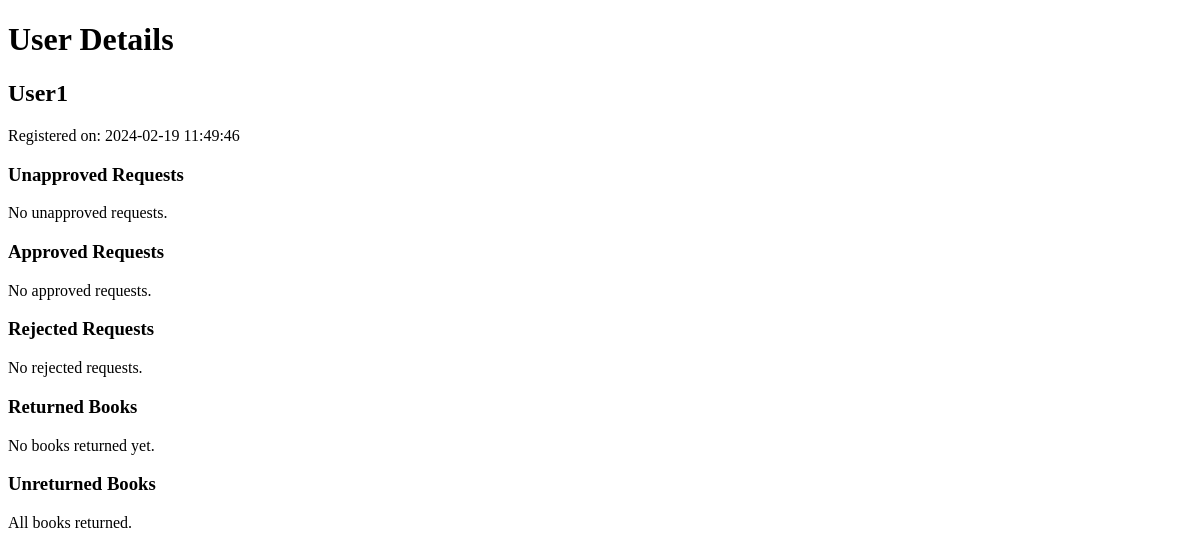
The page /users/details on the database as committed earlier.
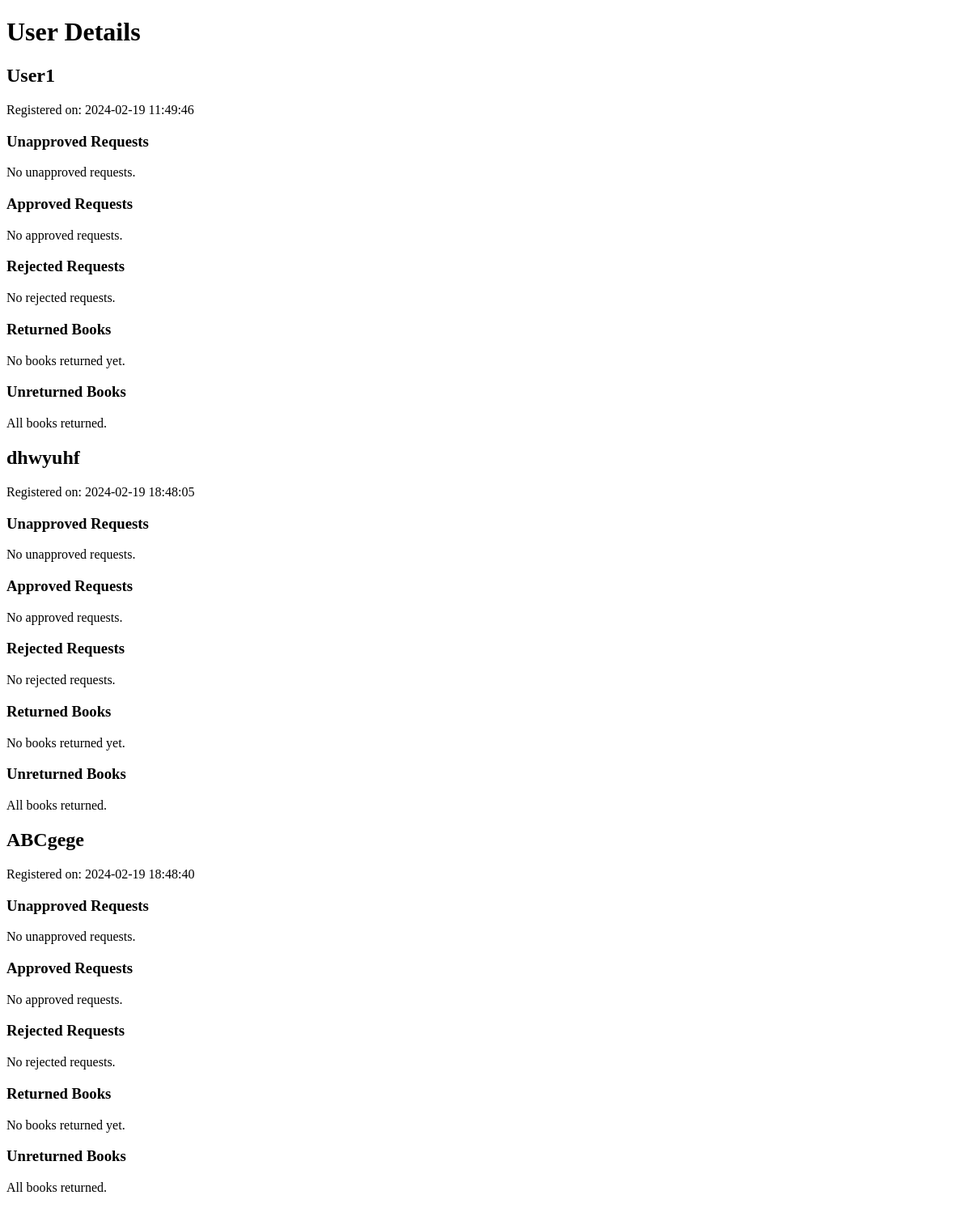
The same page on the database as committed later.
### models.py (models this page shows, shortened)
class User(db.Model):
    __table_name__ = "user"
    id = Column(Integer, primary_key=True)
    username = Column(String(50), unique=True, nullable=False)
    password = Column(String(50), nullable=False)
    email = Column(String(100), unique=True, nullable=True)
    t_register = Column(DateTime, default=datetime.utcnow)
    is_librarian = Column(Boolean, default=False)
    is_admin = Column(Boolean, default=False)
    user_books = db.relationship('UserBook', back_populates='user', lazy=True)

### app.py (the view)
@app.route('/users/details', methods=['GET'])
def view_users_details():
    users = User.query.filter(User.is_librarian == False, User.is_admin == False).all()
    if not users:
        return render_template('librarian/user_details.html', message="There are no active users registered.")
    for user in users:
        user.unapproved_requests = UserBook.query.filter_by(user_id=user.id, is_approved=False, is_rejected=False).all()
        user.approved_requests = UserBook.query.filter_by(user_id=user.id, is_approved=True).all()
        user.rejected_requests = UserBook.query.filter_by(user_id=user.id, is_rejected=True).all()
        user.returned_books = UserBook.query.filter(UserBook.user_id == user.id, UserBook.t_return.isnot(None)).all()
        user.unreturned_books = UserBook.query.filter_by(user_id=user.id, is_approved=True, t_return=None).all()
    return render_template('librarian/user_details.html', users=users)

### templates/librarian/user_details.html (shortened to what this page needs)
<!DOCTYPE html>
<html lang="en">
<head>
</head>
<body>
    <h1>User Details</h1>
    {% for user in users %}
        <h2>{{ user.username }}</h2>
        <p>Registered on: {{ user.t_register.strftime('%Y-%m-%d %H:%M:%S') }}</p>
        <h3>Unapproved Requests</h3>
        {% for request in user.unapproved_requests %}
            <p>Book ID: {{ request.book_id }}, Requested On: {{ request.t_request }}</p>
        {% else %}
            <p>No unapproved requests.</p>
        {% endfor %}
        <h3>Approved Requests</h3>
        {% for request in user.approved_requests %}
            <p>Book ID: {{ request.book_id }}, Approved, Return by: {{ request.t_return }}</p>
        {% else %}
            <p>No approved requests.</p>
        {% endfor %}
        <h3>Rejected Requests</h3>
        {% for request in user.rejected_requests %}
            <p>Book ID: {{ request.book_id }}, Rejected</p>
        {% else %}
            <p>No rejected requests.</p>
        {% endfor %}
        <h3>Returned Books</h3>
        {% for request in user.returned_books %}
            <p>Book ID: {{ request.book_id }}, Returned On: {{ request.t_return }}</p>
        {% else %}
            <p>No books returned yet.</p>
        {% endfor %}
        <h3>Unreturned Books</h3>
        {% for request in user.unreturned_books %}
            <p>Book ID: {{ request.book_id }}, To be returned</p>
        {% else %}
            <p>All books returned.</p>
        {% endfor %}
    {% endfor %}
</body>
</html>

Rows that differ between the two databases and show on the page:
added User: username "dhwyuhf", t_register "2024-02-19 18:48:05"
added User: username "ABCgege", t_register "2024-02-19 18:48:40"
